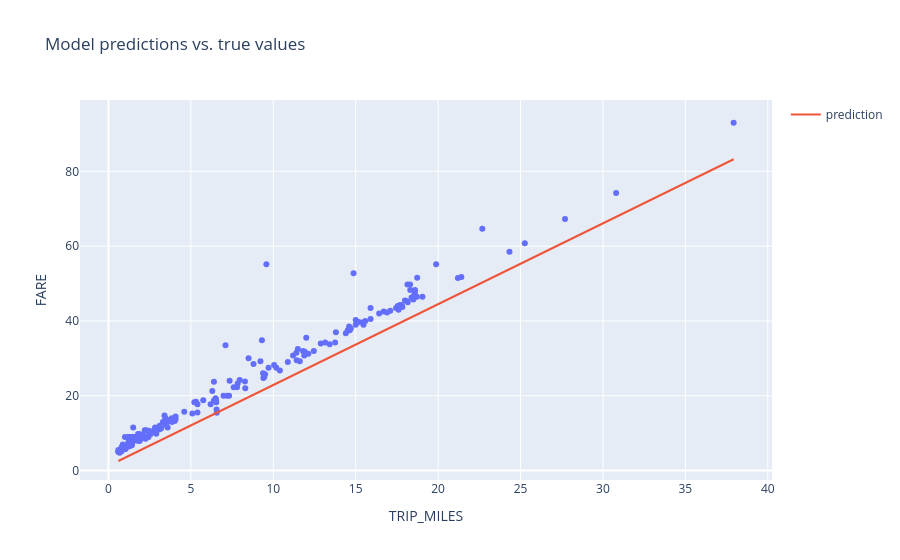

The cell this chart's notebook holds for it:
### Code cell
#@title Code - Experiment 2b

# The following variables are the hyperparameters.
# TODO - Adjust these hyperparameters to see how they impact a training run.
settings_2 = ml_edu.experiment.ExperimentSettings(
    learning_rate = 0.0001,
    number_epochs = 20,
    batch_size = 50,
    input_features = ['TRIP_MILES']
)

metrics = [keras.metrics.RootMeanSquaredError(name='rmse')]

model_2 = create_model(settings_2, metrics)

experiment_2 = train_model('one_feature_hyper', model_2, training_df, 'FARE', settings_2)

ml_edu.results.plot_experiment_metrics(experiment_2, ['rmse'])
ml_edu.results.plot_model_predictions(experiment_2, training_df, 'FARE')

### Figure 1 — Plotly figure (JSON) as saved in the notebook; plotly's stock layout.template omitted (floating-point values rounded to 4 significant figures; data arrays with more than 128 entries replaced by an {"elided": "..."} marker saying what was removed)
{"data": [{"hovertemplate": "TRIP_MILES=%{x}<br>FARE=%{y}<extra></extra>", "legendgroup": "", "marker": {"color": "#636efa", "symbol": "circle"}, "mode": "markers", "name": "", "orientation": "v", "showlegend": false, "type": "scatter", "x": {"elided": "200 float values"}, "xaxis": "x", "y": {"elided": "200 float values"}, "yaxis": "y"}, {"mode": "lines", "name": "prediction", "type": "scatter", "x": {"elided": "200 float values"}, "y": {"elided": "200 float values"}}], "layout": {"legend": {"tracegroupgap": 0}, "title": {"text": "Model predictions vs. true values"}, "xaxis": {"anchor": "y", "domain": [0, 1], "title": {"text": "TRIP_MILES"}}, "yaxis": {"anchor": "x", "domain": [0, 1], "title": {"text": "FARE"}}}}
